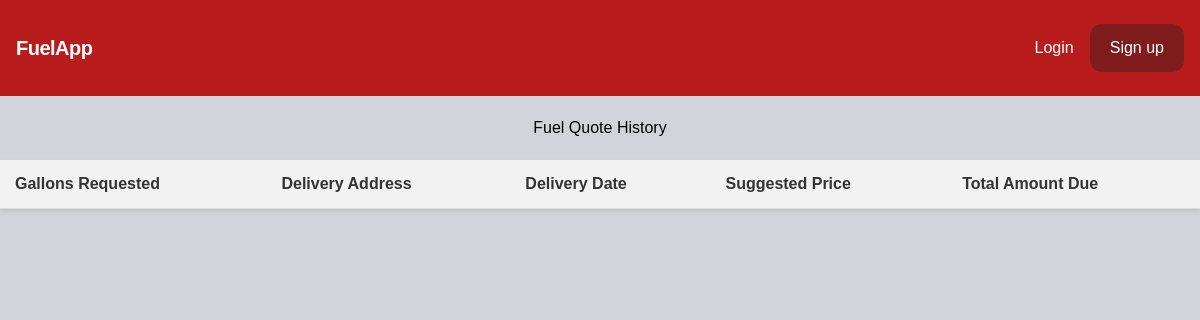
/FQH/, run on an earlier commit of the app's database.
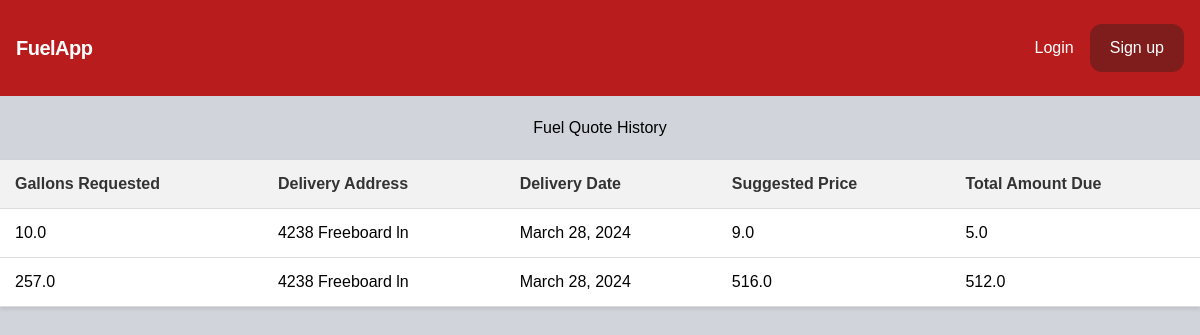
And on a later commit of the database.
### core/models.py (models this page shows)
class FuelQuote(models.Model):
    gallons_requested = models.FloatField()
    delivery_address = models.CharField(max_length=100)
    delivery_date = models.DateField()
    suggested_price = models.FloatField(blank=True, null=True, editable=False)
    total_amount_due = models.FloatField(blank=True, null=True, editable=False)

### core/views.py (the view)
# urls.py: path('FQH/', views.FQH, name='FQH'),
def FQH(request):
    fuel_quotes = FuelQuote.objects.all()
    return render(request, 'core/FQH.html', {'fuel_quotes': fuel_quotes})

### core/templates/core/FQH.html (shortened to what this page needs)
{% extends 'core/base.html' %}
{% block content %}
<!DOCTYPE html>
<html lang="en">
<head>
</head>
<body>
    <h1>Fuel Quote History</h1>
    <table>
        <thead>
            <tr>
                <th>Gallons Requested</th>
                <th>Delivery Address</th>
                <th>Delivery Date</th>
                <th>Suggested Price</th>
                <th>Total Amount Due</th>
            </tr>
        </thead>
        <tbody>
            {% for fuel_quote in fuel_quotes %}
            <tr>
                <td>{{ fuel_quote.gallons_requested }}</td>
                <td>{{ fuel_quote.delivery_address }}</td>
                <td>{{ fuel_quote.delivery_date }}</td>
                <td>{{ fuel_quote.suggested_price }}</td>
                <td>{{ fuel_quote.total_amount_due }}</td>
            </tr>
            {% endfor %}
        </tbody>
    </table>
</body>
</html>
{% endblock %}

What changed in the data, as far as the page shows it:
added FuelQuote: gallons_requested "10.0", delivery_address "4238 Freeboard ln", delivery_date "March 28, 2024", suggested_price "9.0", total_amount_due "5.0"
added FuelQuote: gallons_requested "257.0", delivery_address "4238 Freeboard ln", delivery_date "March 28, 2024", suggested_price "516.0", total_amount_due "512.0"
